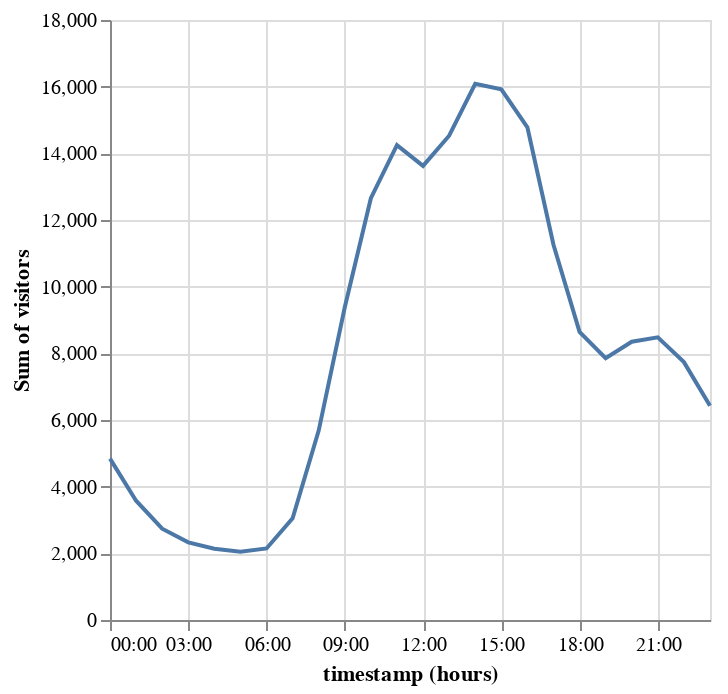

The notebook cell this image was saved under:
### Markdown cell above
## Visitors by hour of day

[timeunit valid entries](https://altair-viz.github.io/user_guide/transform.html#timeunit-transform)

### Code cell
alt.Chart(pageviews).mark_line().encode(
    x= 'hours(timestamp):T',
    y = 'sum(visitors):Q'
)

### Figure 1 — Vega specification as saved in the notebook (floating-point values rounded to 4 significant figures)
{"$schema": "https://vega.github.io/schema/vega/v5.json", "data": [{"name": "source_0", "values": [{"hours_timestamp": "2012-01-01T17:00:00.000", "sum_visitors": 11256}, {"hours_timestamp": "2012-01-01T11:00:00.000", "sum_visitors": 14246}, {"hours_timestamp": "2012-01-01T13:00:00.000", "sum_visitors": 14529}, {"hours_timestamp": "2012-01-01T01:00:00.000", "sum_visitors": 3578}, {"hours_timestamp": "2012-01-01T18:00:00.000", "sum_visitors": 8643}, {"hours_timestamp": "2012-01-01T19:00:00.000", "sum_visitors": 7855}, {"hours_timestamp": "2012-01-01T10:00:00.000", "sum_visitors": 12655}, {"hours_timestamp": "2012-01-01T16:00:00.000", "sum_visitors": 14781}, {"hours_timestamp": "2012-01-01T15:00:00.000", "sum_visitors": 15919}, {"hours_timestamp": "2012-01-01T22:00:00.000", "sum_visitors": 7737}, {"hours_timestamp": "2012-01-01T20:00:00.000", "sum_visitors": 8347}, {"hours_timestamp": "2012-01-01T21:00:00.000", "sum_visitors": 8479}, {"hours_timestamp": "2012-01-01T14:00:00.000", "sum_visitors": 16084}, {"hours_timestamp": "2012-01-01T12:00:00.000", "sum_visitors": 13623}, {"hours_timestamp": "2012-01-01T08:00:00.000", "sum_visitors": 5682}, {"hours_timestamp": "2012-01-01T00:00:00.000", "sum_visitors": 4841}, {"hours_timestamp": "2012-01-01T02:00:00.000", "sum_visitors": 2738}, {"hours_timestamp": "2012-01-01T23:00:00.000", "sum_visitors": 6426}, {"hours_timestamp": "2012-01-01T09:00:00.000", "sum_visitors": 9382}, {"hours_timestamp": "2012-01-01T04:00:00.000", "sum_visitors": 2137}, {"hours_timestamp": "2012-01-01T07:00:00.000", "sum_visitors": 3054}, {"hours_timestamp": "2012-01-01T06:00:00.000", "sum_visitors": 2146}, {"hours_timestamp": "2012-01-01T05:00:00.000", "sum_visitors": 2046}, {"hours_timestamp": "2012-01-01T03:00:00.000", "sum_visitors": 2330}], "transform": [{"type": "formula", "expr": "toDate(datum['hours_timestamp'])", "as": "hours_timestamp"}]}, {"name": "source_0_y_domain_sum_visitors", "values": [{"min": 2046, "max": 16084}]}], "marks": [{"type": "line", "name": "marks", "from": {"data": "source_0"}, "sort": {"field": "datum[\"hours_timestamp\"]"}, "encode": {"update": {"description": {"signal": "\"timestamp (hours): \" + (timeFormat(datum[\"hours_timestamp\"], timeUnitSpecifier([\"hours\"], {\"year-month\":\"%b %Y \",\"year-month-date\":\"%b %d, %Y \"}))) + \"; Sum of visitors: \" + (format(datum[\"sum_visitors\"], \"\"))"}, "x": {"field": "hours_timestamp", "scale": "x"}, "defined": {"signal": "isValid(datum[\"hours_timestamp\"]) && isFinite(+datum[\"hours_timestamp\"]) && isValid(datum[\"sum_visitors\"]) && isFinite(+datum[\"sum_visitors\"])"}, "y": {"field": "sum_visitors", "scale": "y"}, "stroke": {"value": "#4c78a8"}}}, "style": ["line"]}], "scales": [{"name": "x", "type": "time", "domain": {"data": "source_0", "field": "hours_timestamp"}, "range": [0, {"signal": "width"}]}, {"name": "y", "type": "linear", "domain": [{"signal": "(data(\"source_0_y_domain_sum_visitors\")[0] || {}).min"}, {"signal": "(data(\"source_0_y_domain_sum_visitors\")[0] || {}).max"}], "range": [{"signal": "height"}, 0], "nice": true, "zero": true}], "axes": [{"scale": "x", "ticks": false, "aria": false, "grid": true, "tickMinStep": {"signal": "datetime(2001, 0, 1, 1, 0, 0, 0) - datetime(2001, 0, 1, 0, 0, 0, 0)"}, "orient": "bottom", "domain": false, "zindex": 0, "gridScale": "y", "minExtent": 0, "labels": false, "maxExtent": 0}, {"scale": "y", "labels": false, "orient": "left", "domain": false, "maxExtent": 0, "grid": true, "ticks": false, "zindex": 0, "aria": false, "minExtent": 0, "tickCount": {"signal": "ceil(height/40)"}, "gridScale": "x"}, {"scale": "x", "orient": "bottom", "title": "timestamp (hours)", "tickMinStep": {"signal": "datetime(2001, 0, 1, 1, 0, 0, 0) - datetime(2001, 0, 1, 0, 0, 0, 0)"}, "grid": false, "labelFlush": true, "format": {"signal": "timeUnitSpecifier([\"hours\"], {\"year-month\":\"%b %Y \",\"year-month-date\":\"%b %d, %Y \"})"}, "zindex": 0, "labelOverlap": true}, {"scale": "y", "orient": "left", "grid": false, "title": "Sum of visitors", "tickCount": {"signal": "ceil(height/40)"}, "zindex": 0, "labelOverlap": true}], "height": 300, "width": 300, "style": "cell", "padding": 5, "background": "white"}
